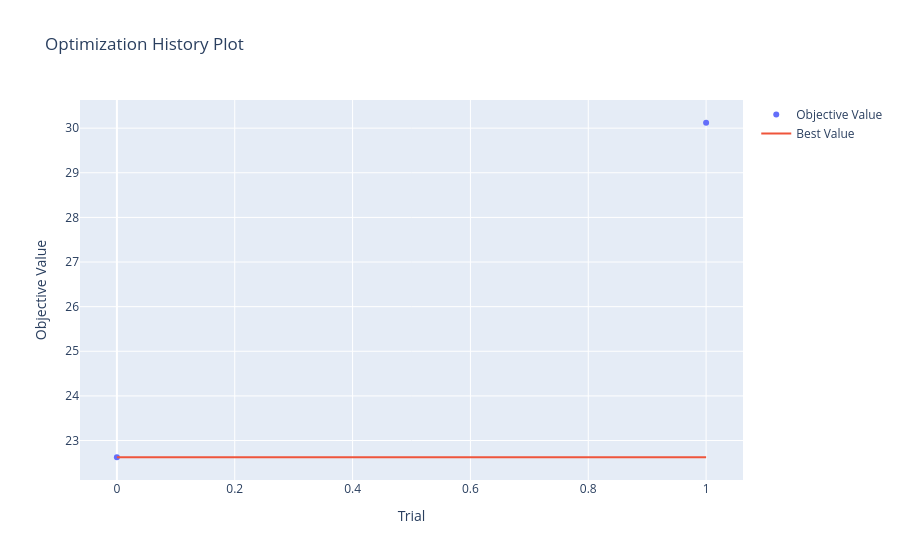

Notebook source saved alongside this figure:
### Markdown cell above
There's a lot more that you can do with Optuna. We refer to [the documentation](https://optuna.readthedocs.io/en/stable/index.html) for more information. For instance, it's possible to obtain useful insights into the optimization process, by visualising the objective value history (over trials), the objective value as a function of some of the hyperparameters, or the overall importance of some of the hyperparameters.

### Code cell
#|eval: false
plot_optimization_history(study)

### Figure 1 — Plotly figure (JSON) as saved in the notebook; plotly's stock layout.template omitted (floating-point values rounded to 4 significant figures)
{"data": [{"mode": "markers", "name": "Objective Value", "type": "scatter", "x": [0, 1], "y": [22.63, 30.12]}, {"mode": "lines", "name": "Best Value", "type": "scatter", "x": [0, 1], "y": [22.63, 22.63]}, {"marker": {"color": "#cccccc"}, "mode": "markers", "name": "Infeasible Trial", "showlegend": false, "type": "scatter", "x": [], "y": []}], "layout": {"autosize": true, "title": {"text": "Optimization History Plot"}, "xaxis": {"autorange": true, "range": [-0.05964, 1.06], "title": {"text": "Trial"}, "type": "linear"}, "yaxis": {"autorange": true, "range": [22.01, 30.74], "title": {"text": "Objective Value"}, "type": "linear"}}}
